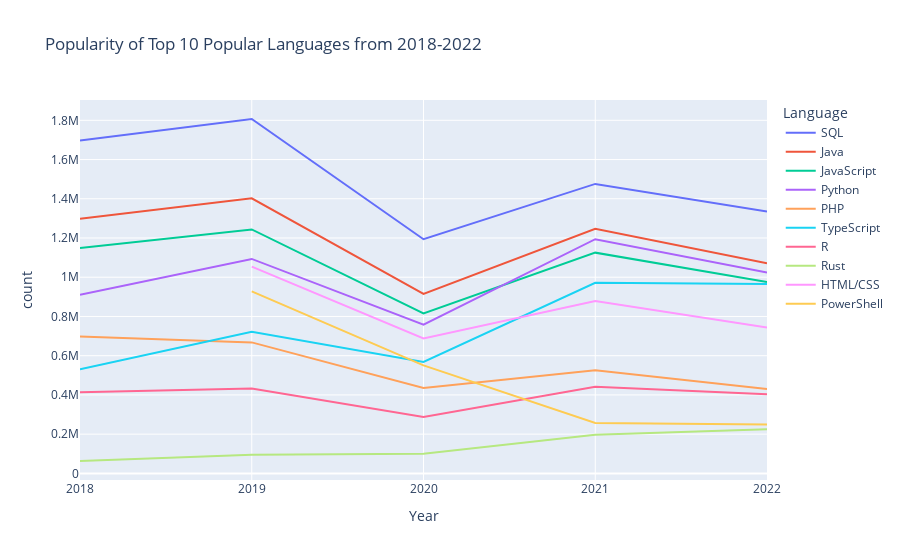

Source (notebook cell):
### Code cell
# Now we create a line chart to show the changes in top 10 languages' popularity from 2018 to 2022. 
fig = px.line(combined_df, x='Year', y='count', color='Language',title="Popularity of Top 10 Popular Languages from 2018-2022")
fig.show()

### Figure 1 — Plotly figure (JSON) as saved in the notebook; plotly's stock layout.template omitted (floating-point values rounded to 4 significant figures)
{"data": [{"hovertemplate": "Language=SQL<br>Year=%{x}<br>count=%{y}<extra></extra>", "legendgroup": "SQL", "line": {"color": "#636efa", "dash": "solid"}, "mode": "lines", "name": "SQL", "orientation": "v", "showlegend": true, "type": "scatter", "x": ["2018", "2019", "2020", "2021", "2022"], "xaxis": "x", "y": [1697460, 1806672, 1193694, 1475730, 1334826], "yaxis": "y"}, {"hovertemplate": "Language=Java<br>Year=%{x}<br>count=%{y}<extra></extra>", "legendgroup": "Java", "line": {"color": "#EF553B", "dash": "solid"}, "mode": "lines", "name": "Java", "orientation": "v", "showlegend": true, "type": "scatter", "x": ["2018", "2019", "2020", "2021", "2022"], "xaxis": "x", "y": [1298240, 1402260, 914980, 1247420, 1071060], "yaxis": "y"}, {"hovertemplate": "Language=JavaScript<br>Year=%{x}<br>count=%{y}<extra></extra>", "legendgroup": "JavaScript", "line": {"color": "#00cc96", "dash": "solid"}, "mode": "lines", "name": "JavaScript", "orientation": "v", "showlegend": true, "type": "scatter", "x": ["2018", "2019", "2020", "2021", "2022"], "xaxis": "x", "y": [1148406, 1243599, 815262, 1125327, 975303], "yaxis": "y"}, {"hovertemplate": "Language=Python<br>Year=%{x}<br>count=%{y}<extra></extra>", "legendgroup": "Python", "line": {"color": "#ab63fa", "dash": "solid"}, "mode": "lines", "name": "Python", "orientation": "v", "showlegend": true, "type": "scatter", "x": ["2018", "2019", "2020", "2021", "2022"], "xaxis": "x", "y": [910770, 1093290, 758610, 1193760, 1024650], "yaxis": "y"}, {"hovertemplate": "Language=PHP<br>Year=%{x}<br>count=%{y}<extra></extra>", "legendgroup": "PHP", "line": {"color": "#FFA15A", "dash": "solid"}, "mode": "lines", "name": "PHP", "orientation": "v", "showlegend": true, "type": "scatter", "x": ["2018", "2019", "2020", "2021", "2022"], "xaxis": "x", "y": [698059, 667870, 435203, 525770, 429983], "yaxis": "y"}, {"hovertemplate": "Language=TypeScript<br>Year=%{x}<br>count=%{y}<extra></extra>", "legendgroup": "TypeScript", "line": {"color": "#19d3f3", "dash": "solid"}, "mode": "lines", "name": "TypeScript", "orientation": "v", "showlegend": true, "type": "scatter", "x": ["2018", "2019", "2020", "2021", "2022"], "xaxis": "x", "y": [531414, 722397, 568542, 971451, 965328], "yaxis": "y"}, {"hovertemplate": "Language=R<br>Year=%{x}<br>count=%{y}<extra></extra>", "legendgroup": "R", "line": {"color": "#FF6692", "dash": "solid"}, "mode": "lines", "name": "R", "orientation": "v", "showlegend": true, "type": "scatter", "x": ["2018", "2019", "2020", "2021", "2022"], "xaxis": "x", "y": [413788, 432357, 288083, 442060, 402876], "yaxis": "y"}, {"hovertemplate": "Language=Rust<br>Year=%{x}<br>count=%{y}<extra></extra>", "legendgroup": "Rust", "line": {"color": "#B6E880", "dash": "solid"}, "mode": "lines", "name": "Rust", "orientation": "v", "showlegend": true, "type": "scatter", "x": ["2018", "2019", "2020", "2021", "2022"], "xaxis": "x", "y": [63138, 94996, 99586, 197166, 225250], "yaxis": "y"}, {"hovertemplate": "Language=HTML/CSS<br>Year=%{x}<br>count=%{y}<extra></extra>", "legendgroup": "HTML/CSS", "line": {"color": "#FF97FF", "dash": "solid"}, "mode": "lines", "name": "HTML/CSS", "orientation": "v", "showlegend": true, "type": "scatter", "x": ["2019", "2020", "2021", "2022"], "xaxis": "x", "y": [1053854, 687439, 878921, 743698], "yaxis": "y"}, {"hovertemplate": "Language=PowerShell<br>Year=%{x}<br>count=%{y}<extra></extra>", "legendgroup": "PowerShell", "line": {"color": "#FECB52", "dash": "solid"}, "mode": "lines", "name": "PowerShell", "orientation": "v", "showlegend": true, "type": "scatter", "x": ["2019", "2020", "2021", "2022"], "xaxis": "x", "y": [927739, 550420, 257259, 248675], "yaxis": "y"}], "layout": {"legend": {"title": {"text": "Language"}, "tracegroupgap": 0}, "title": {"text": "Popularity of Top 10 Popular Languages from 2018-2022"}, "xaxis": {"anchor": "y", "domain": [0, 1], "title": {"text": "Year"}}, "yaxis": {"anchor": "x", "domain": [0, 1], "title": {"text": "count"}}}}
